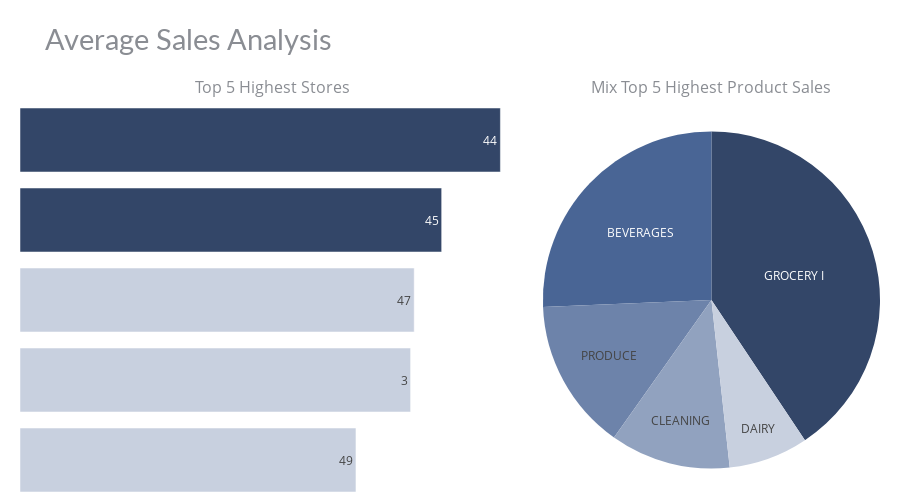

Write notebook code for a chart like this one.
### Code cell
df_st_sa = df_store.groupby('store_nbr').agg({"sales" : "mean"}).reset_index().sort_values(by='sales', ascending=False)[:5]
df_fa_sa = df_store.groupby('family').agg({"sales" : "mean"}).reset_index().sort_values(by='sales', ascending=False)[:5]

# chart color
df_st_sa['color'] = '#334668'
df_st_sa['color'][2:] = '#C8D0DF'

# chart
fig = make_subplots(rows=1, cols=2, 
                    specs=[[{"type": "bar"}, {"type": "pie"}]],
                    column_widths=[0.6, 0.4], vertical_spacing=0.6, horizontal_spacing=0.02,
                    subplot_titles=("Top 5 Highest Stores","Mix Top 5 Highest Product Sales"))



fig.add_trace(go.Pie(values=df_fa_sa['sales'], labels=df_fa_sa['family'], name='family',marker=dict(colors=['#334668','#496595','#6D83AA','#91A2BF','#C8D0DF']), #hole=0.7,
                     hoverinfo='label+percent+value', textinfo='label'), 
                    row=1, col=2)
fig.add_trace(go.Bar(x=df_st_sa['sales'], y=[5,4,3,2,1,], marker=dict(color= df_st_sa['color']),
                     name='store_nbr', 
                     orientation='h',
                     text=df_st_sa['store_nbr']), 
                     row=1, col=1)


# styling
fig.update_yaxes(showgrid=False, ticksuffix=' ', categoryorder='total ascending', row=1, col=1)
fig.update_xaxes(visible=False, row=1, col=1)
fig.update_yaxes(visible=False, row=1, col=1)
fig.update_layout(height=500, bargap=0.2,
                  margin=dict(b=0,r=20,l=20), xaxis=dict(tickmode='linear'),
                  title_text="Average Sales Analysis",
                  template="plotly_white",
                  title_font=dict(size=29, color='#8a8d93', family="Lato, sans-serif"),
                  font=dict(color='#8a8d93'), 
                  hoverlabel=dict(bgcolor="#f2f2f2", font_size=13, font_family="Lato, sans-serif"),
                  showlegend=False)
fig.show()

### Figure 1 — Plotly figure (JSON) as saved in the notebook; plotly's stock layout.template omitted (floating-point values rounded to 4 significant figures)
{"data": [{"domain": {"x": [0.608, 1], "y": [0, 1]}, "hoverinfo": "label+percent+value", "labels": ["GROCERY I", "BEVERAGES", "PRODUCE", "CLEANING", "DAIRY"], "marker": {"colors": ["#334668", "#496595", "#6D83AA", "#91A2BF", "#C8D0DF"]}, "name": "family", "textinfo": "label", "type": "pie", "values": [3777.0, 2386.0, 1349.0, 1072.0, 709.2]}, {"marker": {"color": ["#334668", "#334668", "#C8D0DF", "#C8D0DF", "#C8D0DF"]}, "name": "store_nbr", "orientation": "h", "text": [44, 45, 47, 3, 49], "type": "bar", "x": [1117.0, 980.7, 916.8, 908.4, 781.3], "xaxis": "x", "y": [5, 4, 3, 2, 1], "yaxis": "y"}], "layout": {"annotations": [{"font": {"size": 16}, "showarrow": false, "text": "Top 5 Highest Stores", "x": 0.294, "xanchor": "center", "xref": "paper", "y": 1, "yanchor": "bottom", "yref": "paper"}, {"font": {"size": 16}, "showarrow": false, "text": "Mix Top 5 Highest Product Sales", "x": 0.804, "xanchor": "center", "xref": "paper", "y": 1, "yanchor": "bottom", "yref": "paper"}], "bargap": 0.2, "font": {"color": "#8a8d93"}, "height": 500, "hoverlabel": {"bgcolor": "#f2f2f2", "font": {"family": "Lato, sans-serif", "size": 13}}, "margin": {"b": 0, "l": 20, "r": 20}, "showlegend": false, "title": {"font": {"color": "#8a8d93", "family": "Lato, sans-serif", "size": 29}, "text": "Average Sales Analysis"}, "xaxis": {"anchor": "y", "domain": [0, 0.588], "tickmode": "linear", "visible": false}, "yaxis": {"anchor": "x", "categoryorder": "total ascending", "domain": [0, 1], "showgrid": false, "ticksuffix": " ", "visible": false}}}
